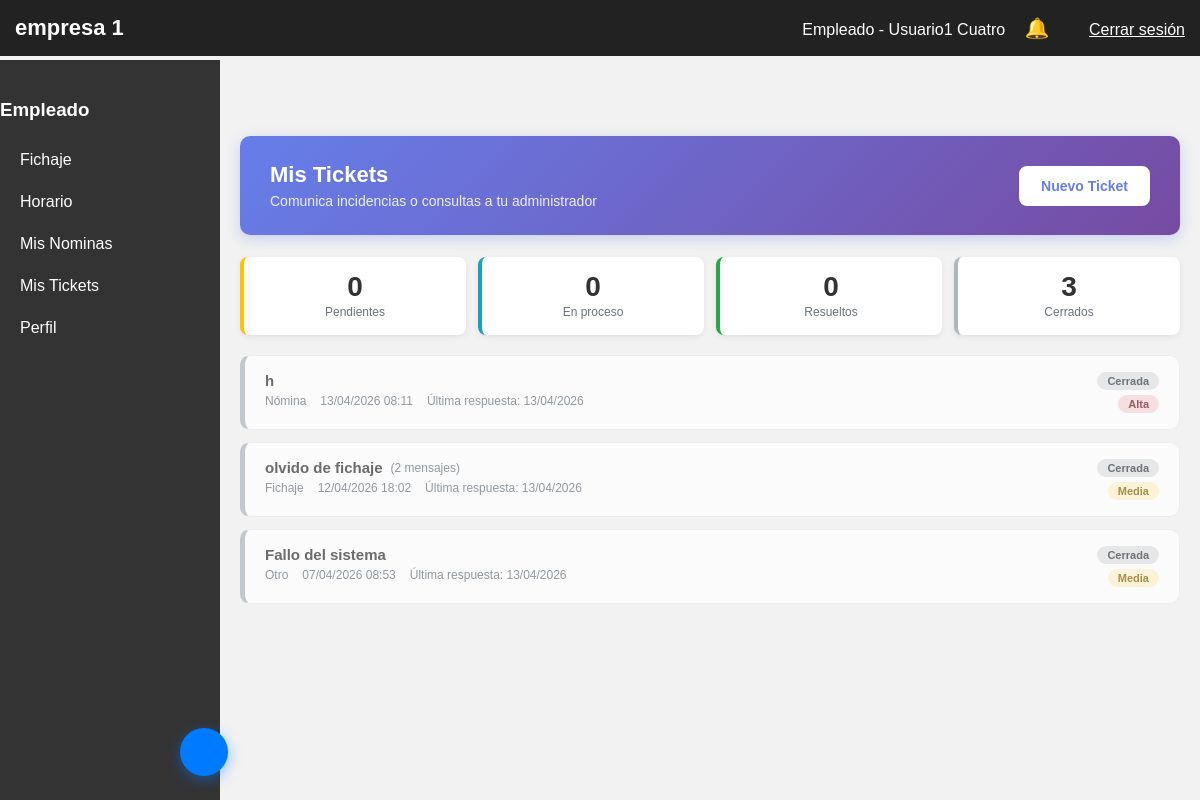
/panel.php?seccion=tickets (signed in), run on the app's committed database.
### tables this page shows
CREATE TABLE `incidencias` (
  `id_incidencia` int(11) NOT NULL,
  `id_usuario` int(11) NOT NULL,
  `id_empresa` int(11) NOT NULL DEFAULT 1,
  `asunto` varchar(100) NOT NULL,
  `categoria` enum('HORARIO','NOMINA','VACACIONES','FICHAJE','OTRO') NOT NULL DEFAULT 'OTRO',
  `prioridad` enum('BAJA','MEDIA','ALTA') NOT NULL DEFAULT 'MEDIA',
  `mensaje` text NOT NULL,
  `respuesta` text DEFAULT NULL,
  `cerrado_por` int(11) DEFAULT NULL,
  `estado` enum('PENDIENTE','EN_PROCESO','RESUELTA','CERRADA') NOT NULL DEFAULT 'PENDIENTE',
  `fecha_creacion` timestamp NOT NULL DEFAULT current_timestamp(),
  `fecha_respuesta` timestamp NULL DEFAULT NULL
);

### secciones/tickets.php (the view, shortened to what this page needs)
<?php
$idUsuario = $_SESSION['usuario']['id'];
$idEmpresa = (int)$_SESSION['empresa_activa'];
$idTicket = isset($_GET['ticket']) ? (int)$_GET['ticket'] : 0;
$stmtLista = $pdo->prepare("
    SELECT i.*,
        (SELECT COUNT(*) FROM mensajes_ticket m WHERE m.id_incidencia = i.id_incidencia) AS total_mensajes
    FROM incidencias i
    WHERE i.id_usuario = ? AND i.id_empresa = ?
    ORDER BY
        FIELD(i.estado,'PENDIENTE','EN_PROCESO','RESUELTA','CERRADA'),
        i.fecha_creacion DESC
");
$stmtLista->execute([$idUsuario, $idEmpresa]);
$tickets = $stmtLista->fetchAll(PDO::FETCH_ASSOC);
$estados = ['PENDIENTE'=>0,'EN_PROCESO'=>0,'RESUELTA'=>0,'CERRADA'=>0];
foreach ($tickets as $t) {
    if (isset($estados[$t['estado']])) $estados[$t['estado']]++;
}
$labelEstado = ['PENDIENTE'=>'Pendiente','EN_PROCESO'=>'En proceso','RESUELTA'=>'Resuelta','CERRADA'=>'Cerrada'];
$labelCategoria = ['HORARIO'=>'Horario','NOMINA'=>'Nómina','VACACIONES'=>'Vacaciones','FICHAJE'=>'Fichaje','OTRO'=>'Otro'];
$labelPrioridad = ['BAJA'=>'Baja','MEDIA'=>'Media','ALTA'=>'Alta'];
$iconoCategoria = ['HORARIO'=>'','NOMINA'=>'','VACACIONES'=>'','FICHAJE'=>'','OTRO'=>''];
?>
<link rel="stylesheet" href="css/tickets.css">
<div class="tickets-wrapper">
<?php if ($idTicket && $ticket): ?>
    <!-- ══════════════════════════════════════════
         DETALLE DE UN TICKET
    ══════════════════════════════════════════ -->
    <div class="ticket-detalle">
        <div class="ticket-detalle-header">
            <div>
                <button class="btn-volver" style="margin-bottom:10px;"
                        onclick="location.href='panel.php?seccion=tickets'">← Volver</button>
                <h3><?= htmlspecialchars($ticket['asunto']) ?></h3>
                <div class="meta">
                    <span class="badge-ticket badge-<?= strtolower($ticket['estado']) ?>">
                        <?= $labelEstado[$ticket['estado']] ?>
                    </span>
                    &nbsp;·&nbsp;
                    <?= $iconoCategoria[$ticket['categoria']] ?> <?= $labelCategoria[$ticket['categoria']] ?>
                    &nbsp;·&nbsp;
                    Prioridad: <?= $labelPrioridad[$ticket['prioridad']] ?>
                    &nbsp;·&nbsp;
                    <?= date('d/m/Y H:i', strtotime($ticket['fecha_creacion'])) ?>
                </div>
            </div>
        </div>
        <div class="hilo-mensajes" id="hiloMensajes">
            <?php foreach ($mensajes as $msg): ?>
                <div class="mensaje-bubble <?= $msg['es_admin'] ? 'admin' : 'empleado' ?>">
                    <div class="mensaje-contenido">
                        <?= nl2br(htmlspecialchars($msg['mensaje'])) ?>
                    </div>
                    <div class="mensaje-autor">
                        <img src="<?= htmlspecialchars($msg['foto_perfil'] ?? 'secciones/uploads/perfil_default.jpg') ?>"
                             class="mensaje-avatar"
                             onerror="this.src='secciones/uploads/perfil_default.jpg'">
                        <span><?= htmlspecialchars($msg['nombre'] . ' ' . $msg['apellidos']) ?></span>
                        <span>· <?= date('d/m/Y H:i', strtotime($msg['fecha_creacion'])) ?></span>
                    </div>
                </div>
            <?php endforeach; ?>
            <?php if (empty($mensajes)): ?>
                <p style="color:#adb5bd;text-align:center;padding:20px 0;">Sin mensajes aún.</p>
            <?php endif; ?>
        </div>
        <?php if (!in_array($ticket['estado'], ['RESUELTA','CERRADA'])): ?>
        <div class="respuesta-box">
            <textarea id="txtRespuesta" placeholder="Escribe tu mensaje..."></textarea>
            <div class="respuesta-acciones">
                <span style="font-size:13px;color:#6c757d;">Pulsa Enviar para añadir al hilo</span>
                <button class="btn-primary" onclick="enviarMensaje(<?= $idTicket ?>)">
                    Enviar mensaje
                </button>
            </div>
        </div>
        <?php else: ?>
        <div style="padding:14px 25px;background:#f8f9fa;border-top:1px solid #e9ecef;font-size:13px;color:#6c757d;text-align:center;">
             Este ticket está <?= strtolower($labelEstado[$ticket['estado']]) ?>. No se pueden añadir más mensajes.
        </div>
        <?php endif; ?>
    </div>
<?php else: ?>
    <div class="tickets-header">
        <div>
            <h2> Mis Tickets</h2>
            <p>Comunica incidencias o consultas a tu administrador</p>
        </div>
        <button class="btn-nuevo-ticket" onclick="abrirModalNuevo()">
             Nuevo Ticket
        </button>
    </div>
    <div class="tickets-stats">
        <div class="stat-ticket pendiente">
            <div class="stat-ticket-num"><?= $estados['PENDIENTE'] ?></div>
            <div class="stat-ticket-lbl">Pendientes</div>
        </div>
        <div class="stat-ticket proceso">
            <div class="stat-ticket-num"><?= $estados['EN_PROCESO'] ?></div>
            <div class="stat-ticket-lbl">En proceso</div>
        </div>
        <div class="stat-ticket resuelta">
            <div class="stat-ticket-num"><?= $estados['RESUELTA'] ?></div>
            <div class="stat-ticket-lbl">Resueltos</div>
        </div>
        <div class="stat-ticket cerrada">
            <div class="stat-ticket-num"><?= $estados['CERRADA'] ?></div>
            <div class="stat-ticket-lbl">Cerrados</div>
        </div>
    </div>
    <div class="tickets-lista">
        <?php if (empty($tickets)): ?>
            <div class="tickets-empty">
                <div class="empty-icon"></div>
                <h3>Aún no tienes tickets</h3>
                <p>Usa el botón "Nuevo Ticket" para comunicarte con tu administrador.</p>
            </div>
        <?php else: ?>
            <?php foreach ($tickets as $t): ?>
                <div class="ticket-card <?= strtolower($t['estado']) ?>"
                     onclick="location.href='panel.php?seccion=tickets&ticket=<?= $t['id_incidencia'] ?>'">
                    <div class="ticket-main">
                        <div class="ticket-asunto">
                            <?= htmlspecialchars($t['asunto']) ?>
                            <?php if ($t['total_mensajes'] > 1): ?>
                                <span style="font-size:12px;font-weight:400;color:#6c757d;">
                                    (<?= $t['total_mensajes'] ?> mensajes)
                                </span>
                            <?php endif; ?>
                        </div>
                        <div class="ticket-meta">
                            <span> <?= $labelCategoria[$t['categoria']] ?></span>
                            <span> <?= date('d/m/Y H:i', strtotime($t['fecha_creacion'])) ?></span>
                            <?php if ($t['fecha_respuesta']): ?>
                                <span> Última respuesta: <?= date('d/m/Y', strtotime($t['fecha_respuesta'])) ?></span>
                            <?php endif; ?>
                        </div>
                    </div>
                    <div class="ticket-badges">
                        <span class="badge-ticket badge-<?= strtolower($t['estado']) ?>">
                            <?= $labelEstado[$t['estado']] ?>
                        </span>
                        <span class="badge-ticket badge-<?= strtolower($t['prioridad']) ?>">
                            <?= $labelPrioridad[$t['prioridad']] ?>
                        </span>
                    </div>
                </div>
            <?php endforeach; ?>
        <?php endif; ?>
    </div>
<?php endif; ?>
</div>

### css/empresa_1.css (style rules this page uses)
body { margin:0; font-family: Arial; background:#f2f2f2; }

### css/tickets.css (style rules this page uses)
:root { --primary: #667eea; --success: #28a745; --warning: #ffc107; --danger: #dc3545; --info: #17a2b8; --border: #e9ecef; --text-main: #333; --text-muted:#6c757d; --radius: 10px; }
.tickets-wrapper { animation: fadeInUp .35s ease; }
.tickets-header { background: linear-gradient(135deg, #667eea 0%, #764ba2 100%); color: white; padding: 26px 30px; border-radius: var(--radius); display: flex; justify-content: space-between; align-items: center; flex-wrap: wrap; gap: 15px; margin-bottom: 22px; box-shadow: 0 4px 14px rgba(102,126,234,.3); }
.tickets-header h2 { margin: 0 0 5px; font-size: 22px; font-weight: 700; }
.tickets-header p { margin: 0; opacity: .88; font-size: 14px; }
.tickets-stats { display: grid; grid-template-columns: repeat(auto-fit, minmax(140px, 1fr)); gap: 12px; margin-bottom: 20px; }
.stat-ticket { background: white; border-radius: 8px; padding: 16px 18px; box-shadow: 0 2px 6px rgba(0,0,0,.07); border-left: 4px solid var(--primary); text-align: center; }
.stat-ticket.pendiente { border-left-color: var(--warning); }
.stat-ticket.proceso { border-left-color: var(--info); }
.stat-ticket.resuelta { border-left-color: var(--success); }
.stat-ticket.cerrada { border-left-color: #adb5bd; }
.stat-ticket-num { font-size: 28px; font-weight: 800; color: var(--text-main); line-height:1; }
.stat-ticket-lbl { font-size: 12px; color: var(--text-muted); margin-top: 4px; }
.tickets-lista { display: flex; flex-direction: column; gap: 12px; }
.ticket-card { background: white; border-radius: var(--radius); border: 1px solid var(--border); border-left: 5px solid var(--primary); padding: 16px 20px; cursor: pointer; transition: box-shadow .2s, transform .2s; display: flex; justify-content: space-between; align-items: flex-start; gap: 15px; flex-wrap: wrap; }
.ticket-card.cerrada { border-left-color: #adb5bd; opacity: .7; }
.ticket-main { flex: 1; min-width: 200px; }
.ticket-asunto { font-size: 15px; font-weight: 700; color: var(--text-main); margin-bottom: 5px; display: flex; align-items: center; gap: 8px; }
.ticket-meta { font-size: 12px; color: var(--text-muted); display: flex; gap: 14px; flex-wrap: wrap; }
.ticket-badges { display: flex; flex-direction: column; align-items: flex-end; gap: 5px; }
.badge-ticket { display: inline-flex; align-items: center; gap: 4px; padding: 3px 10px; border-radius: 20px; font-size: 11px; font-weight: 700; white-space: nowrap; }
.badge-cerrada { background: #e2e3e5; color: #383d41; }
.badge-media { background: #fff3cd; color: #856404; }
.badge-alta { background: #f8d7da; color: #721c24; }
.btn-nuevo-ticket { background: white; color: var(--primary); border: 2px solid white; padding: 10px 20px; border-radius: 8px; font-weight: 700; font-size: 14px; cursor: pointer; transition: all .2s; white-space: nowrap; }

### data on the page
incidencias: asunto "h", categoria "Nómina", fecha_creacion "13/04/2026 08:11", fecha_respuesta "13/04/2026", estado "Cerrada", prioridad "Alta"
incidencias: asunto "olvido de fichaje", total_mensajes "2", categoria "Fichaje", fecha_creacion "12/04/2026 18:02", fecha_respuesta "13/04/2026", estado "Cerrada", prioridad "Media"
incidencias: asunto "Fallo del sistema", categoria "Otro", fecha_creacion "07/04/2026 08:53", fecha_respuesta "13/04/2026", estado "Cerrada", prioridad "Media"

### other printed values
$nombreEmpresa "empresa 1"
$usuario['nombre'] . ' ' . $usuario['apellidos'] "Usuario1 Cuatro"
$estados['PENDIENTE'] "0"
$estados['EN_PROCESO'] "0"
$estados['RESUELTA'] "0"
$estados['CERRADA'] "3"
